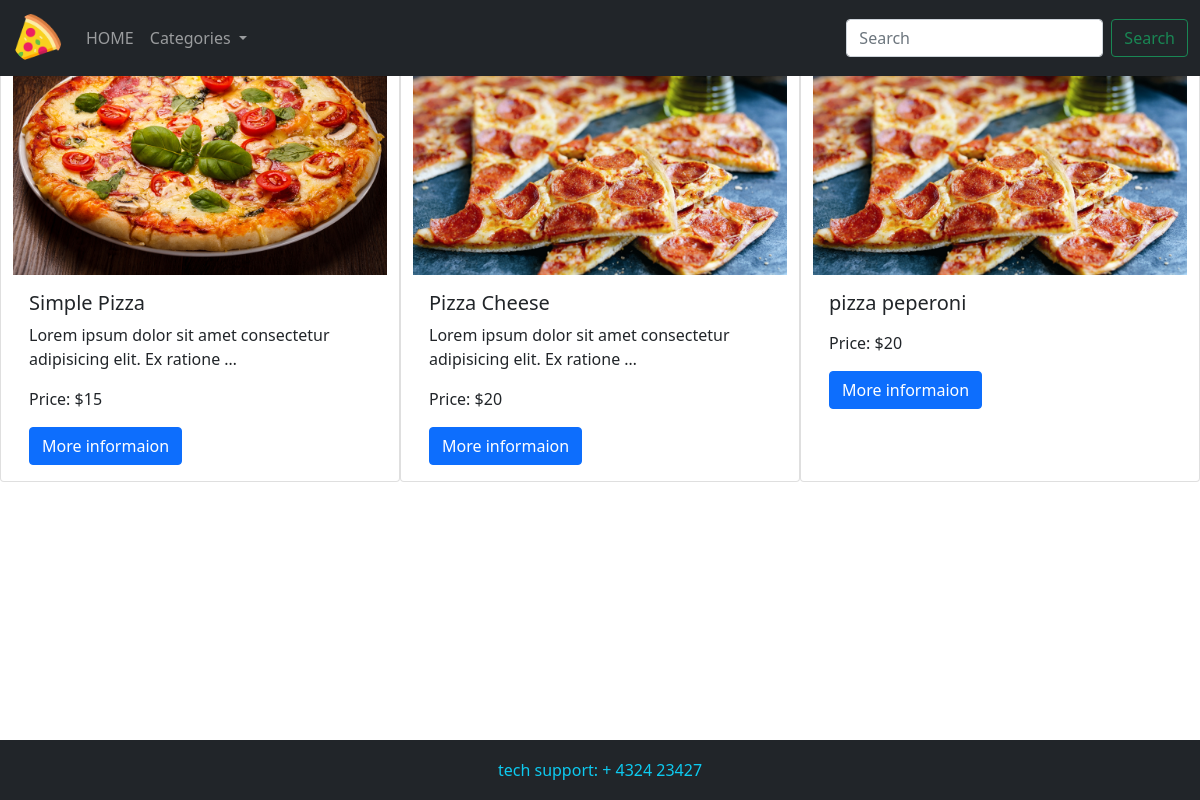
Screenshot of /categories/4/ with the database file from the repository.
### store/models.py (models this page shows, shortened)
class Product(models.Model):
    title = models.CharField(max_length=255, db_index=True)
    info = models.TextField(blank=True)
    price = models.IntegerField(default=0)
    categories = models.ManyToManyField("Category", blank=True, related_name="products")
    image = models.ImageField(upload_to="images/", default="image/default.jpg")
    def get_absolute_url(self):
        return reverse("product_detail_url", kwargs={"pk": self.pk})

### store/views.py (the view)
# urls.py: path('categories/<int:pk>/', CategoryDetailView.as_view(), name="category_detail_url"),
class CategoryDetailView(DetailView, CategoryMixin):
    model = Category

### store/models.py (called while the page is built)
    def get_absolute_url(self):
        return reverse("category_detail_url", kwargs={"pk": self.pk})

### store/utils.py (called while the page is built)
    def get_context_data(self, **kwargs):
        context = super().get_context_data(**kwargs)
        context['category_list'] = Category.objects.all()
        return context

### store/templates/store/category_detail.html (shortened to what this page needs)
{% extends "store/index.html" %}
{% block content %}
{% for product in category.products.all %}
<div class="card mb-3 col-lg-4 col-md-6 col-sm-12">
    <img src="{{ product.image.url}}" class="card-img-top" alt="Pizza">
    <div class="card-body">
        <h5 class="card-title">{{ product.title }}</h5>
        <p class="card-text">{{ product.info| truncatewords:10 }}</p>
        <p class="card-text">Price: ${{ product.price }}</p>
        <a href="{{ product.get_absolute_url }}"class="btn btn-primary"> More informaion </a>
    </div>
</div>
{% endfor %}
{% endblock content %}

### static/css/style.css (style rules this page uses)
a { text-decoration: none; }

### rows the page displays
Product: image (picture), title "Simple Pizza", info "Lorem ipsum dolor sit amet consectetur adipisicing elit. Ex ratione …", price "15"
Product: image (picture), title "Pizza Cheese", info "Lorem ipsum dolor sit amet consectetur adipisicing elit. Ex ratione …", price "20"
Product: image (picture), title "pizza peperoni", price "20"
